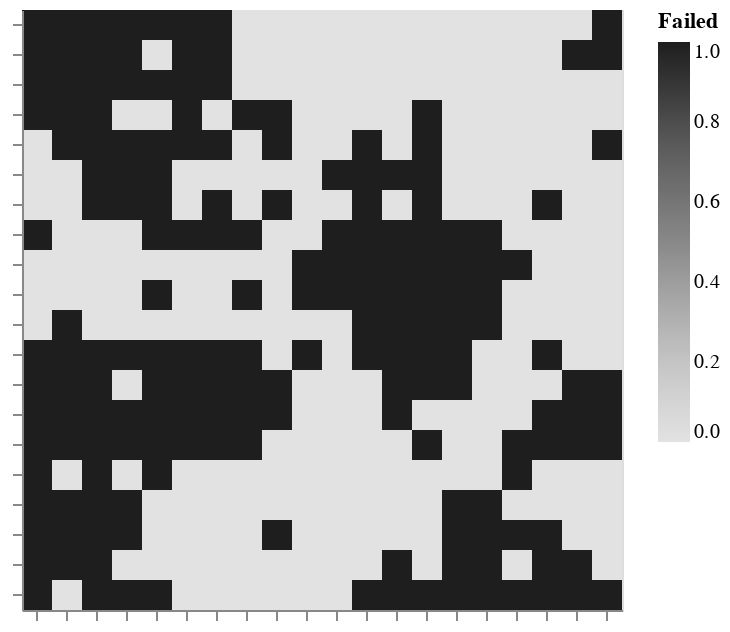

The cell this chart's notebook holds for it:
### Markdown cell above
This is the chi-squared per degree of freedom for each cell, based on the sigma and mean of each galaxy pdf.

### Code cell
pz.chiSquaredTest(title="")

### Figure 1 — Vega-Lite specification as saved in the notebook (floating-point values rounded to 4 significant figures; data arrays with more than 128 entries replaced by an {"elided": "..."} marker saying what was removed)
{"config": {"view": {"continuousWidth": 400, "continuousHeight": 300}}, "data": {"name": "data-1c354350733993dc9cb3b602b072af03"}, "mark": "rect", "encoding": {"color": {"type": "quantitative", "field": "Failed", "scale": {"scheme": "greys", "type": "linear"}}, "x": {"type": "ordinal", "axis": {"labels": false, "title": null}, "field": "x"}, "y": {"type": "ordinal", "axis": {"labels": false, "title": null}, "field": "y"}}, "height": 300, "title": "", "width": 300, "$schema": "https://vega.github.io/schema/vega-lite/v4.8.1.json", "datasets": {"data-1c354350733993dc9cb3b602b072af03": {"elided": "400 records"}}}
